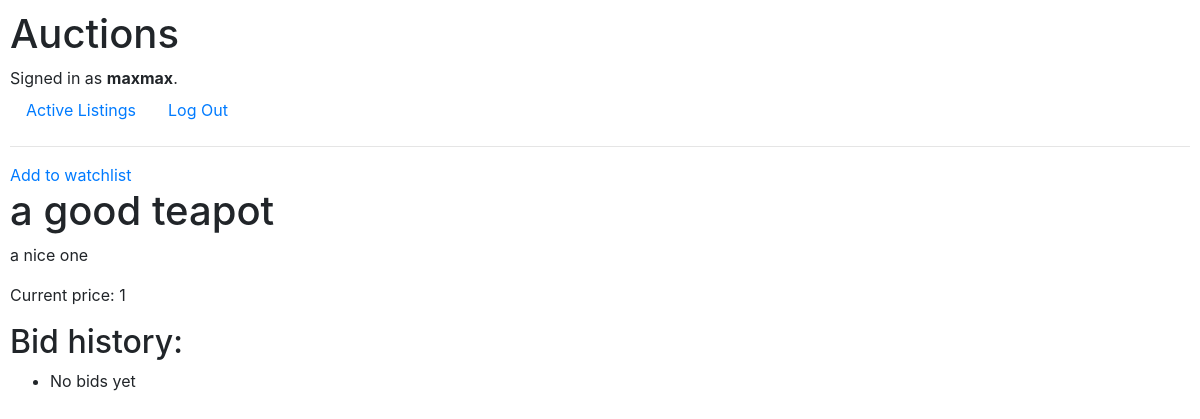
/listing/5 (signed in), run on an earlier commit of the app's database.
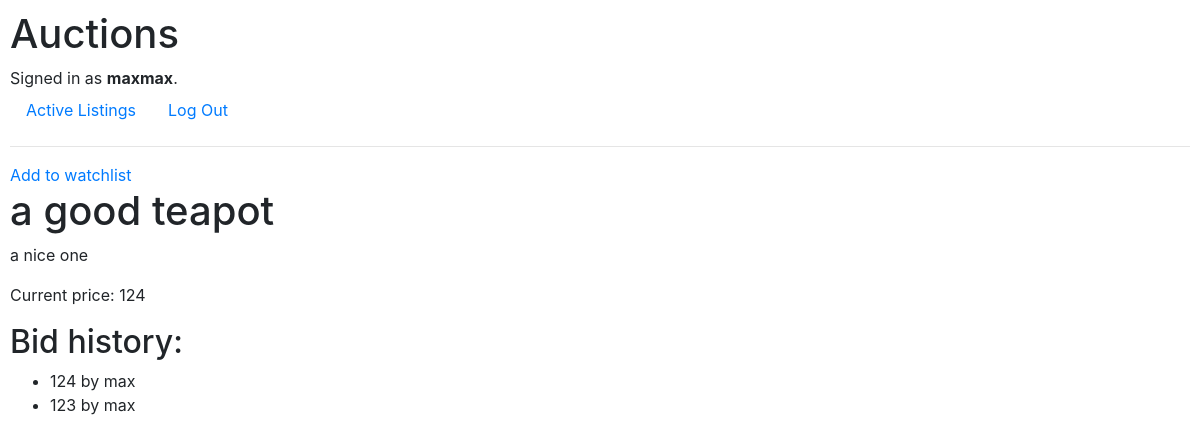
And on a later commit of the database.
### auctions/models.py (models this page shows, shortened)
class Listing(models.Model):
    title = models.CharField(max_length=64)
    description = models.CharField(max_length=1000)
    starting_price = models.IntegerField(validators=[
        MinValueValidator(1)
    ])
    photo = models.CharField(max_length=1000)
    category = models.ForeignKey(Category, on_delete=models.SET_NULL, related_name="listings", null=True, blank=True)
    owner = models.ForeignKey(User,related_name="listings", on_delete=models.CASCADE)
    def highest_bid(self):
        return self.bids.order_by("-value").first()

class Bid(models.Model):
    value = models.IntegerField()
    user = models.ForeignKey(User, on_delete=models.CASCADE, related_name="bids")
    listing = models.ForeignKey(Listing, on_delete=models.CASCADE, related_name="bids")

class User(AbstractUser):
    watchlist = models.ManyToManyField('Listing', blank=True, related_name="users_watching")

### auctions/views.py (the view, shortened to what this page needs)
# urls.py: path("listing/<int:id>", views.listing, name="listing"),
def listing(request, id):
    try:
        listing = Listing.objects.get(pk=id)
    except Listing.DoesNotExist:
        return render(request, "auctions/404.html")
    return render(request, "auctions/listing.html", {
        "listing": listing,
        "form": BidForm(),
        "bids": listing.bids.order_by('-value').all()
    })

### auctions/templates/auctions/listing.html (shortened to what this page needs)
{% extends "auctions/layout.html" %}
{% block body %}
    {% if listing in user.watchlist.all %}
    <a href="{% url 'unwatch' listing.id %}">Remove from watchlist</a>
    {% else %}
    <a href="{% url 'watch' listing.id %}">Add to watchlist</a>
    {% endif %}
    <h1>{{ listing.title }}</h1>
    <p>{{ listing.description }}</p>
    <p>Current price:
        {% if listing.highest_bid %}
            {{ listing.highest_bid.value }}
        {% else %}
            {{ listing.starting_price }}
        {% endif %}
    </p>
    {% if user == listing.owner %}
        <h2>Bid history:</h2>
        <ul>
            {% for bid in bids %}
            <li>{{ bid.value }} by {{ bid.user }}</li>
            {% empty %}
            <li>No bids yet</li>
            {% endfor %}
        </ul>
    {% endif %}
{% endblock %}

What changed in the data, as far as the page shows it:
shown differently, row unchanged: Listing "a good teapot": highest_bid.value (not shown) → "124"; starting_price "1" → (not shown)
added Bid: value "124", user "max"
added Bid: value "123", user "max"
Also different on the page:
text no longer shown: "No bids yet"
